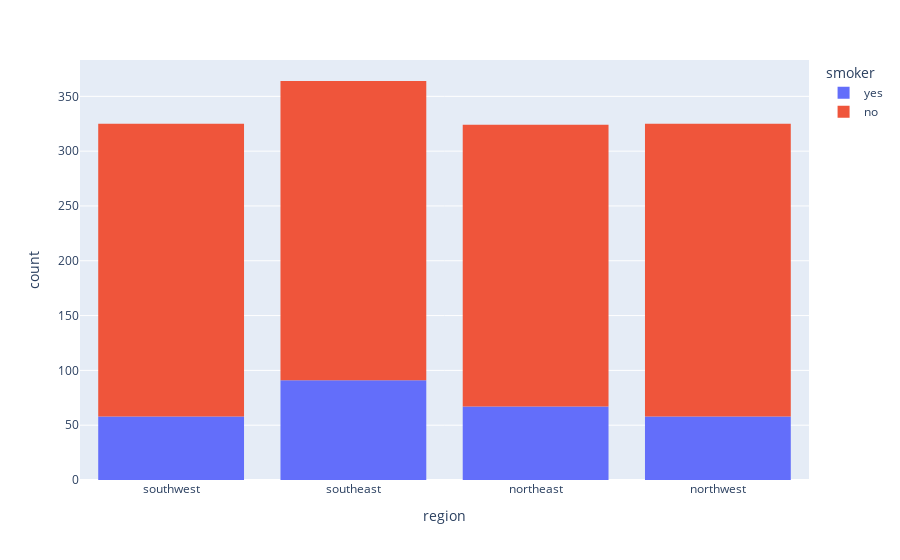

The notebook cell this image was saved under:
### Code cell
px.histogram(df, x='region', color='smoker')

### Figure 1 — Plotly figure (JSON) as saved in the notebook; plotly's stock layout.template omitted (floating-point values rounded to 4 significant figures; data arrays with more than 128 entries replaced by an {"elided": "..."} marker saying what was removed)
{"data": [{"alignmentgroup": "True", "bingroup": "x", "hovertemplate": "smoker=yes<br>region=%{x}<br>count=%{y}<extra></extra>", "legendgroup": "yes", "marker": {"color": "#636efa", "pattern": {"shape": ""}}, "name": "yes", "offsetgroup": "yes", "orientation": "v", "showlegend": true, "type": "histogram", "x": {"elided": "274 str values"}, "xaxis": "x", "yaxis": "y"}, {"alignmentgroup": "True", "bingroup": "x", "hovertemplate": "smoker=no<br>region=%{x}<br>count=%{y}<extra></extra>", "legendgroup": "no", "marker": {"color": "#EF553B", "pattern": {"shape": ""}}, "name": "no", "offsetgroup": "no", "orientation": "v", "showlegend": true, "type": "histogram", "x": {"elided": "1064 str values"}, "xaxis": "x", "yaxis": "y"}], "layout": {"barmode": "relative", "legend": {"title": {"text": "smoker"}, "tracegroupgap": 0}, "margin": {"t": 60}, "xaxis": {"anchor": "y", "domain": [0, 1], "title": {"text": "region"}}, "yaxis": {"anchor": "x", "domain": [0, 1], "title": {"text": "count"}}}}
